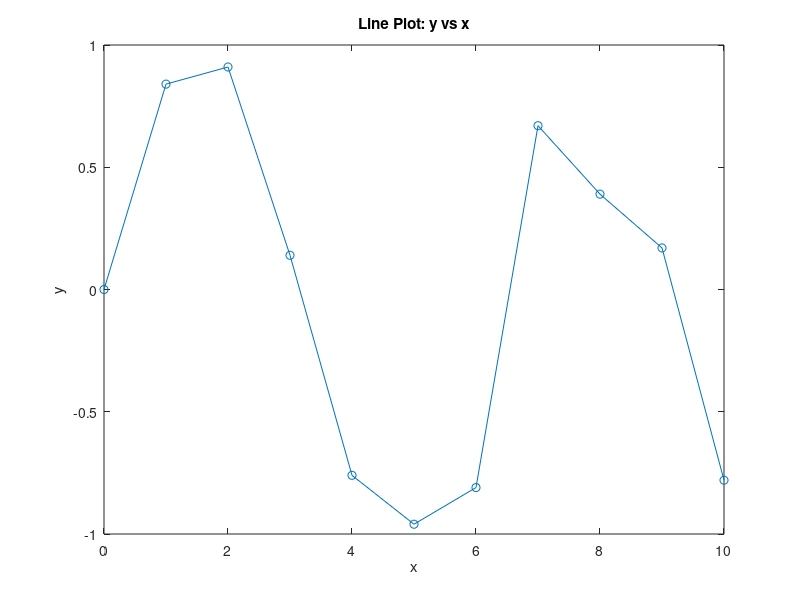

This figure's MATLAB source:
x=[0,1,2,3,4,5,6,7,8,9,10];
y=[0,0.84,0.91,0.14,-0.76,-0.96,-0.81,0.67,0.39,0.17,-0.78];

figure;
plot(x,y,'-o');
title('Line Plot: y vs x');
xlabel('x');
ylabel('y');